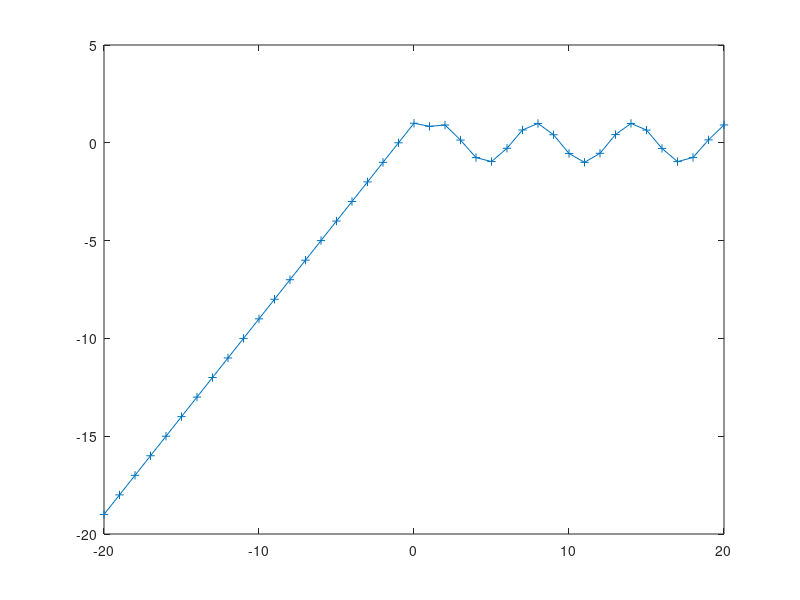

Write MATLAB code to recreate this figure.
%Kamal Giri
%COSC 3340
%Spring 2023
%Homework2 
%Problem5
%Last Modified: 02/13/2023

%Creating the function
pieceWise = @(x) (x+1).*(x<=0) + (sin(x)).*(x>0);
v = -20:20;

%Plotting the input values in the function.
plot(v, pieceWise(v), "Marker","+");
